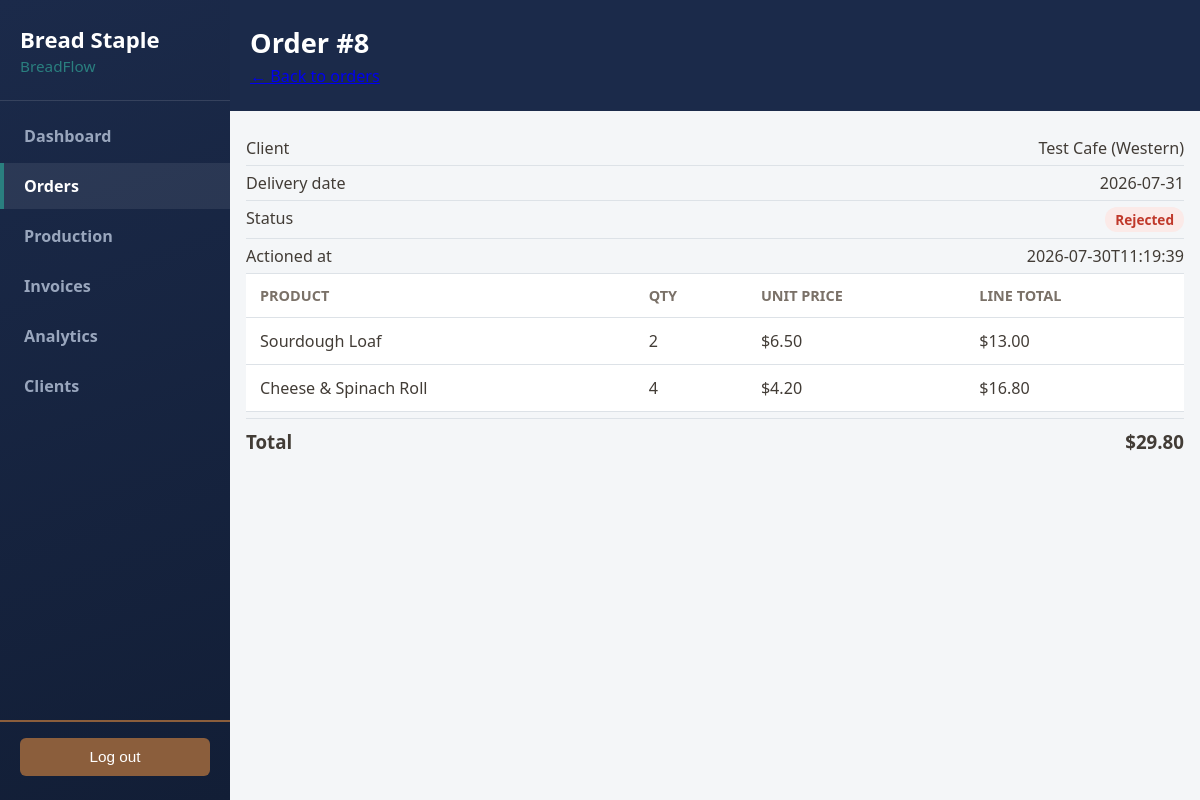
/owner/orders/8 (signed in), run on an earlier commit of the app's database.
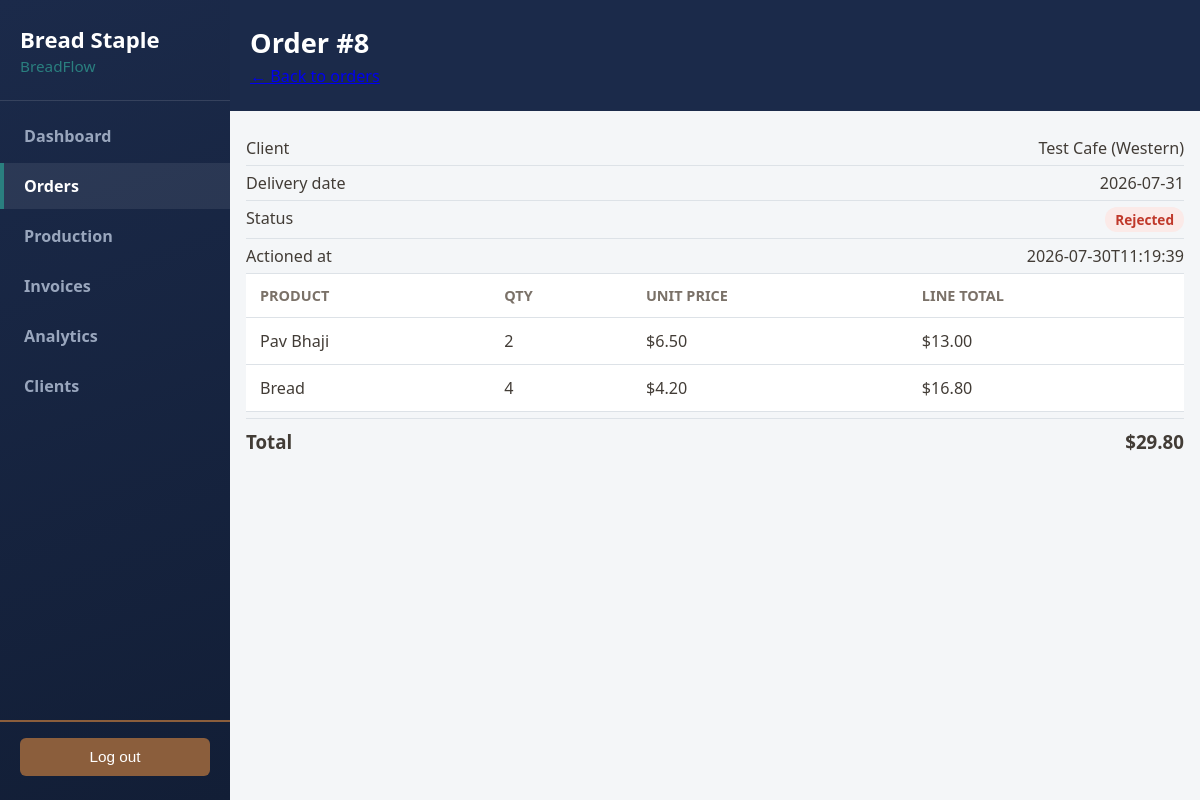
And on a later commit of the database.
### tables this page shows
CREATE TABLE order_lines (
    order_line_id INTEGER PRIMARY KEY AUTOINCREMENT,
    order_id      INTEGER NOT NULL REFERENCES orders(order_id) ON DELETE CASCADE,
    product_id    INTEGER NOT NULL REFERENCES products(product_id),
    quantity      INTEGER NOT NULL CHECK (quantity > 0),
    -- Locked in from client_products.agreed_price at order time (data
    -- dictionary: "Unaffected by future price changes"), so a later
    -- catalogue price change never rewrites the price on a past order.
    unit_price    REAL NOT NULL CHECK (unit_price > 0)
);

CREATE TABLE products (
    product_id   INTEGER PRIMARY KEY AUTOINCREMENT,
    product_name TEXT NOT NULL UNIQUE,
    category     TEXT NOT NULL CHECK (category IN ('Bread', 'Pastry', 'Savoury')),
    base_price   REAL NOT NULL CHECK (base_price > 0),
    pack_size    INTEGER NOT NULL CHECK (pack_size > 0)
, gst_applicable INTEGER NOT NULL DEFAULT 0 CHECK (gst_applicable IN (0, 1)));

### routes/orders.py (the view)
@orders_bp.route("/owner/orders/<int:order_id>")
@login_required("owner")
def owner_order_detail(order_id):
    order = Order.get_by_id(order_id)
    if order is None:
        abort(404)
    client = Client.load_by_client_id(order.client_id)
    return render_template(
        "owner_order_detail.html", order=order, client=client,
        lines=order.get_order_lines(), total_value=order.calculate_total(),
    )

### app.py (called while the page is built)
@app.context_processor
def inject_owner_nav_data():
    if session.get("role") == "owner":
        return {"owner_pending_count": Order.count_pending()}
    return {}

### database/db.py (called while the page is built)
def get_db_connection():
    DATABASE_PATH.parent.mkdir(parents=True, exist_ok=True)
    connection = sqlite3.connect(DATABASE_PATH)
    connection.row_factory = sqlite3.Row
    connection.execute("PRAGMA foreign_keys = ON")
    return connection

### models/client.py (called while the page is built)
    @property
    def business_name(self):
        return self._business_name

    @property
    def delivery_zone(self):
        return self._delivery_zone

    @staticmethod
    def _from_joined_row(row):
        return Client(
            user_id=row["user_id"], email=row["email"], password_hash=row["password_hash"],
            is_active=row["is_active"], client_id=row["client_id"],
            business_name=row["business_name"], abn=row["abn"],
            delivery_zone=row["delivery_zone"], delivery_day1=row["delivery_day1"],
            delivery_day2=row["delivery_day2"], delivery_charge=row["delivery_charge"],
            internal_notes=row["internal_notes"], login_at=row["login_at"],
        )

### models/order.py (called while the page is built)
    @property
    def order_id(self):
        return self._order_id

### templates/owner_order_detail.html (shortened to what this page needs)
{% extends "owner_base.html" %}
{% block owner_content %}
<div class="order-page">
    <header class="order-header">
        <h1>Order #{{ order.order_id }}</h1>
        <p class="order-subtext"><a href="{{ url_for('orders.owner_orders') }}">&larr; Back to orders</a></p>
    </header>
    <main class="client-table-wrap">
        <div class="order-detail-row">
            <span>Client</span>
            <span>{{ client.business_name }} ({{ client.delivery_zone }})</span>
        </div>
        <div class="order-detail-row">
            <span>Delivery date</span>
            <span>{{ order.delivery_date }}</span>
        </div>
        <div class="order-detail-row">
            <span>Status</span>
            <span class="status-pill status-{{ order.order_status }}">{{ order.order_status|capitalize }}</span>
        </div>
        {% if order.approved_by %}
        <div class="order-detail-row">
            <span>Actioned at</span>
            <span>{{ order.approved_at }}</span>
        </div>
        {% endif %}
        <table class="client-table">
            <thead>
                <tr>
                    <th>Product</th>
                    <th>Qty</th>
                    <th>Unit Price</th>
                    <th>Line Total</th>
                </tr>
            </thead>
            <tbody>
                {% for line in lines %}
                <tr>
                    <td>{{ line.product_name }}</td>
                    <td>{{ line.quantity }}</td>
                    <td>${{ "%.2f"|format(line.unit_price) }}</td>
                    <td>${{ "%.2f"|format(line.calculate_line_total()) }}</td>
                </tr>
                {% endfor %}
            </tbody>
        </table>
        <div class="order-summary-row order-summary-total">
            <span>Total</span>
            <span>${{ "%.2f"|format(total_value) }}</span>
        </div>
    </main>
</div>
{% endblock %}

What changed in the data, as far as the page shows it:
changed through a linked row, order_lines: product_name "Sourdough Loaf" → "Pav Bhaji"
changed through a linked row, order_lines: product_name "Cheese & Spinach Roll" → "Bread"
